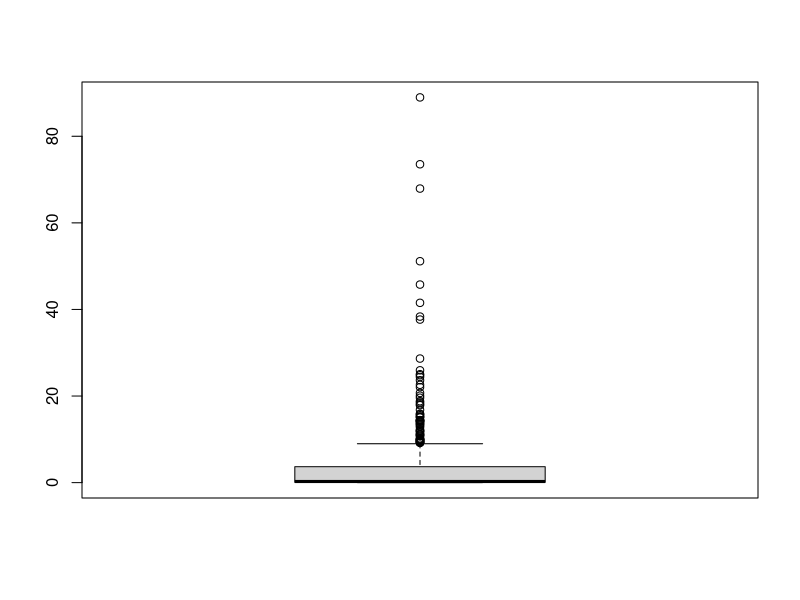
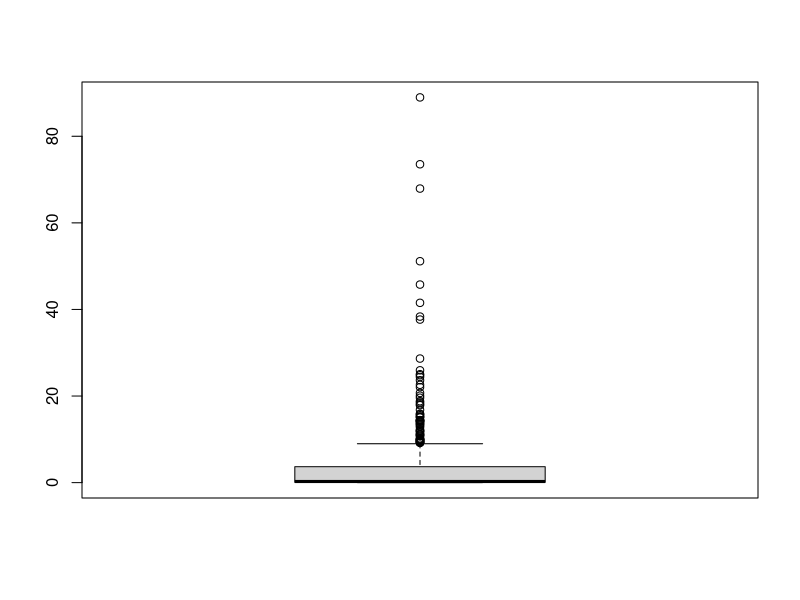
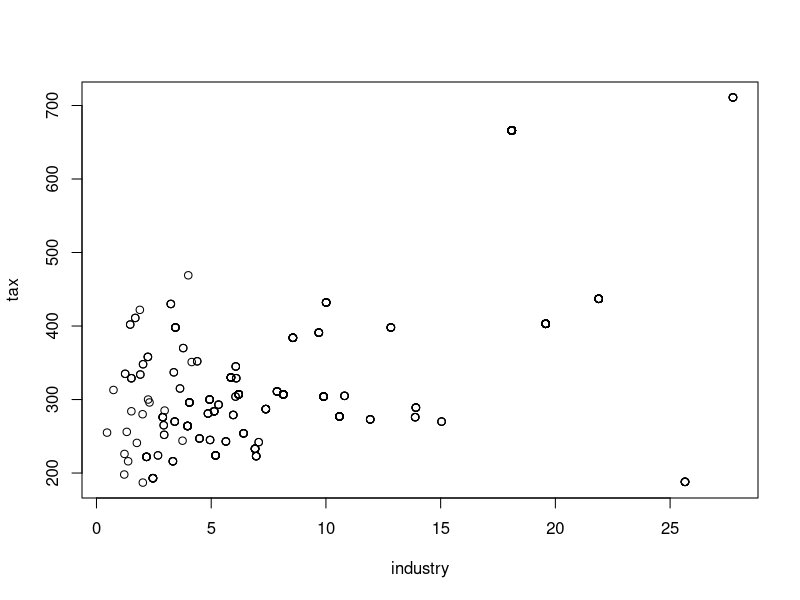
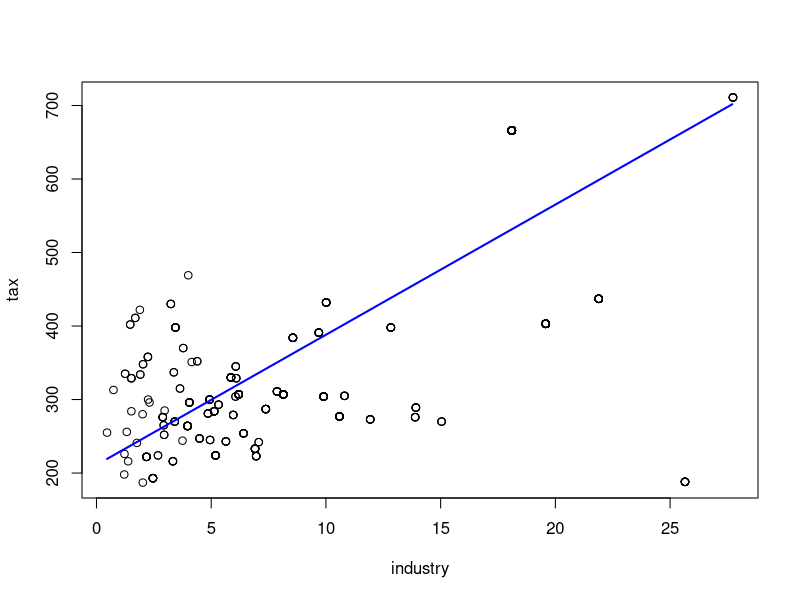
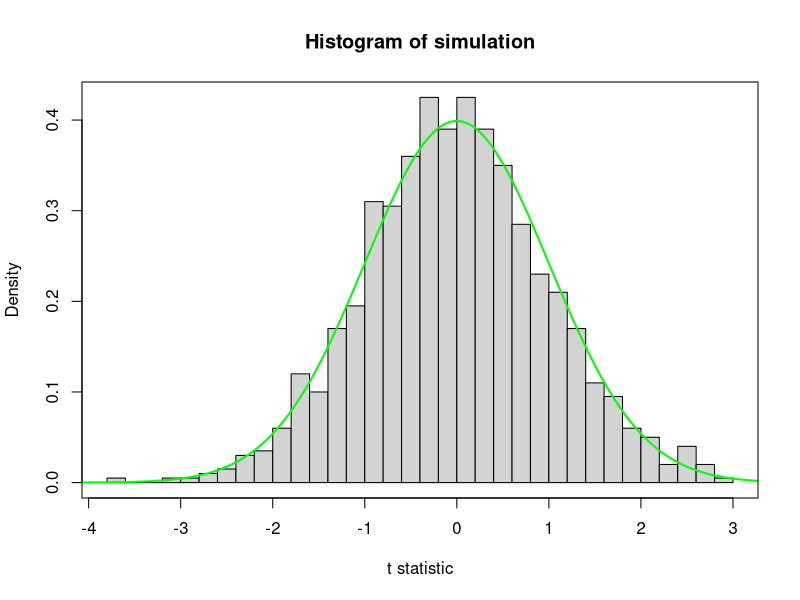

Generate these figures, in order, with R:
## ---- chunk 1
# Call the help page of the command help
help(help)
## ---- chunk 2
x = 5^2
x
x = 7
x
## ---- chunk 3
vec = c(3, 5, 7, 9, 11, 13, 15)
vec
## ---- chunk 4
help(seq)
## ---- chunk 5
vec2 = seq(3, 15, 2)
vec2
## ---- chunk 6
s = seq(from = 1, to = 10, length.out = 10)
s
## ---- chunk 7
a = c(1,2,3,4)
b = c(5,6,7,8)
a*b           # elementwise
a%*%b         # scalar product
## ---- chunk 8
vec[1:3]
vec[c(2:5,7)]
## ---- chunk 9
sum = 0
for(i in 1:length(s)){
  sum=sum+s[i]
}
sum
## ---- chunk 10
i = 1
sum = 0
while(i<=length(s)){
  sum = sum + s[i]
  i = i+1
}
sum
## ---- chunk 11
name = function(argument1, argument2, argument3 = a,...){
  procedure
  return(result)
}
## ---- chunk 12
our_mean = function(x){
  result = sum(x)/length(x)
  return(result)
}

our_mean(a)
identical(our_mean(a), mean(a))
## ---- chunk 13
library(MASS)
Bost = Boston
## ---- chunk 14
names(Bost)
## ---- chunk 15
summary(Bost)
## ---- chunk 16
Bost[,3]
## ---- chunk 17
Bost[1:90,7]
## ---- chunk 18
sub_Bost_1 = Bost[,c(1:4,12:14)]
## ---- chunk 19
sub_Bost_2 = Bost[,-3]
## ---- chunk 20
mean(Bost[,1])
var(Bost[,1])
range(Bost[,1])
quantile(Bost[,1])
boxplot(Bost[,1])
## ---- chunk 21
mean(Bost$crim)
var(Bost$crim)
range(Bost$crim)
quantile(Bost$crim)
boxplot(Bost$crim)
## ---- chunk 22
cor(Bost$tax, Bost$indus)
## ---- chunk 23
plot(Bost$indus, Bost$tax, xlab = 'industry', ylab = 'tax')
## ---- chunk 24
result = lm(tax ~ indus, data = Bost)
## ---- chunk 25
summary(result)
## ---- chunk 26
x = seq(min(Bost[,"indus"]), max(Bost[,"indus"]), by = 0.05)
y = result$coefficients[1] + result$coefficients[2]*x
plot(Bost[,'indus'], Bost[,'tax'], xlim = range(Bost[,'indus']), ylim = range(Bost[,'tax']), xlab = 'industry', ylab = 'tax')
lines(x, y, lwd = 2, col = "blue")
## ---- chunk 27
set.seed(666)                   
x = rnorm(10, mean = 0, sd = 1)
x
## ---- chunk 28
x = runif(100)
u = rnorm(100, sd = 2)
y = 1 + 2*x + u
## ---- chunk 29
estim = lm(y~x)
coeff = estim$coefficients
covariance = vcov(estim)
## ---- chunk 30
t = (coeff[2]-2)/sqrt(covariance[2,2])
## ---- chunk 31
statistic = function(){
  x = runif(100)
  u = rnorm(100, sd = 2)
  y = 1 + 2*x + u
  estim = lm(y~x)
  coeff = estim$coefficients
  covariance = vcov(estim)
  t = (coeff[2]-2)/sqrt(covariance[2,2])
  return(t)
}
## ---- chunk 32
set.seed(666)
N_MC = 1000 # number of replications in the simulation
simulation = replicate(N_MC, statistic())
## ---- chunk 33
# empirical:
hist(simulation, breaks = 40, probability = T, xlab = "t statistic")

# theoretical:
x = seq(-5, 5, length.out = 10000)
y = dnorm(x, sd = 1)
lines(x, y, col = "green", lwd = 2)
box()
